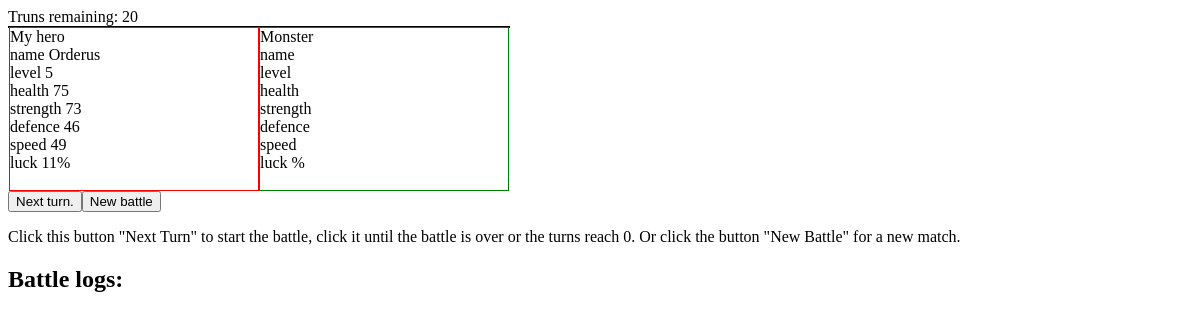
Before: / with the older database file.
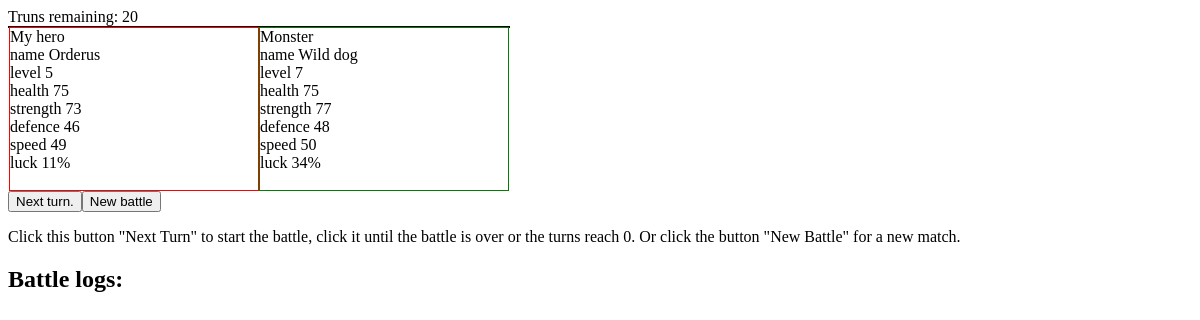
After: the same page with the newer database file.
### tables this page shows
CREATE TABLE IF NOT EXISTS `hero` (
  `id` int(11) NOT NULL,
  `level` int(11) NOT NULL,
  `experience` float NOT NULL,
  `name` varchar(255) NOT NULL
);

CREATE TABLE IF NOT EXISTS `monster` (
  `id` int(11) NOT NULL AUTO_INCREMENT,
  `level` int(11) NOT NULL,
  `experience` float NOT NULL,
  `name` varchar(255) NOT NULL,
  PRIMARY KEY (`id`)
);

### database.php (called while the page is built, shortened)
<?php
    class DataBase {
        function __construct() {
            $this->servername = "localhost";
            $this->username = "root";
            $this->password = "";
            $this->dbname = "hero_game";
            $this->conn = $this->connectDB($this->servername, $this->username, $this->password, $this->dbname);
        }
        private function connectDB($servername, $username, $password, $dbname){
            $conn = new mysqli($servername, $username, $password, $dbname);
            return $conn;
        }
        public function queryRun($query){
            return $this->conn->query($query);
        }
    }

### mainModel.php (called while the page is built, shortened)
<?php
class MainModel {
    protected function setConnectDB(){
        return (new DB);
    }
    public function playerDetails($row, $id){
        return (object) array_merge([
            'id' => $row["id"],
            'level' =>  $row["level"],
            'experience' => $row["experience"],
            'name' =>  $row["name"]
        ], $this->getAttributes($id));
    }
    public function find($id){
        $result = $this->setConnectDB()->queryRun("SELECT * FROM " . strtolower(get_class($this)) . " where id=" . $id);
        if ($result->num_rows > 0) {
            while($row = $result->fetch_assoc()) {
                return $this->playerDetails($row, $id);
            }
        } else {
            return (object) [];
        }
    }
    protected function getAttributes($id){
        $attributes = [];
        $result = self::setConnectDB()->queryRun("SELECT * FROM attributes_max_min where subject_type = '" . strtolower(get_class($this)) . "' and subject_id=" . $id);
        if ($result->num_rows > 0) {
            while($row = $result->fetch_assoc()) {
                $attributes[$row["subject_attribute"]]  = (object) [
                    'min' => $row["min"],
                    'max' => $row["max"],
                ];
            }
        } else {
            return [];
        }
        return $attributes;
    }
}

### index.php (the view, shortened to what this page needs)
<?php
include 'mainModel.php';
include 'database.php';
$player = new Player;
$opponent = new Opponent;
$engine = new Engine;
if(!isset($_POST['attack'])){
    $playerOne = new Player($engine->setAtrributes($player->find(1)));
    $playerTwo = new Opponent($engine->setAtrributes($opponent->find(1)));
}
echo "Truns remaining: ". $_SESSION['turns_remaining']. "<br>";
echo "<div id='wrapper'>";
echo "<div id='first'>";
echo "My hero <br>";
echo "name $playerOne->name <br>";
echo "level $playerOne->level <br>";
echo "health $playerOne->health <br>";
echo "strength $playerOne->strength <br>";
echo "defence $playerOne->defence <br>";
echo "speed $playerOne->speed <br>";
echo "luck $playerOne->luck% <br>";
echo "<br>";
echo "</div>";
echo "<div id='second'>";
echo "Monster <br>";
echo "name $playerTwo->name <br>";
echo "level $playerTwo->level <br>";
echo "health $playerTwo->health <br>";
echo "strength $playerTwo->strength <br>";
echo "defence $playerTwo->defence <br>";
echo "speed $playerTwo->speed <br>";
echo "luck $playerTwo->luck% <br>";
echo "<br>";
echo "</div>";
echo "</div>";
?>
    <form method="POST" style="float: left">
        <input type="submit" name="attack" value="Next turn.">
    </form>
    <form method="GET" style="float: left">
        <input type="submit" value="New battle">
    </form>
Click this button "Next Turn" to start the battle, click it until the battle is over or the turns reach 0.
Or click the button "New Battle" for a new match.
    <h2>Battle logs:</h2>

### custom.css (style rules this page uses)
#first, #second { box-sizing: border-box; -moz-box-sizing: border-box; -webkit-box-sizing: border-box; }
#wrapper { width: 500px; border: 1px solid black; }
#first { border: 1px solid red; float:left; width:50%; }
#second { border: 1px solid green; float:left; width:50%; }

Changed rows visible on the page:
added monster: name "Wild dog", level "7"
Other visible differences:
$playerTwo->health: (not shown) → "75"
$playerTwo->strength: (not shown) → "77"
$playerTwo->defence: (not shown) → "48"
$playerTwo->speed: (not shown) → "50"
$playerTwo->luck: (not shown) → "34"
